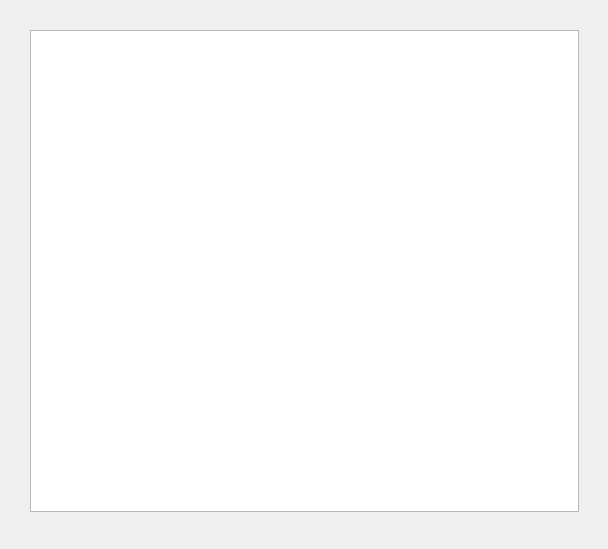
<?xml version="1.0" encoding="UTF-8"?>
<ui version="4.0">
 <class>ShowHotelRoom</class>
 <widget class="QDialog" name="ShowHotelRoom">
  <property name="geometry">
   <rect>
    <x>0</x>
    <y>0</y>
    <width>608</width>
    <height>549</height>
   </rect>
  </property>
  <property name="windowTitle">
   <string>Dialog</string>
  </property>
  <widget class="QListWidget" name="listWidgetHotel">
   <property name="geometry">
    <rect>
     <x>30</x>
     <y>30</y>
     <width>549</width>
     <height>482</height>
    </rect>
   </property>
   <property name="font">
    <font>
     <family>Bahnschrift SemiLight SemiConde</family>
     <pointsize>14</pointsize>
    </font>
   </property>
  </widget>
 </widget>
 <resources/>
 <connections/>
</ui>
